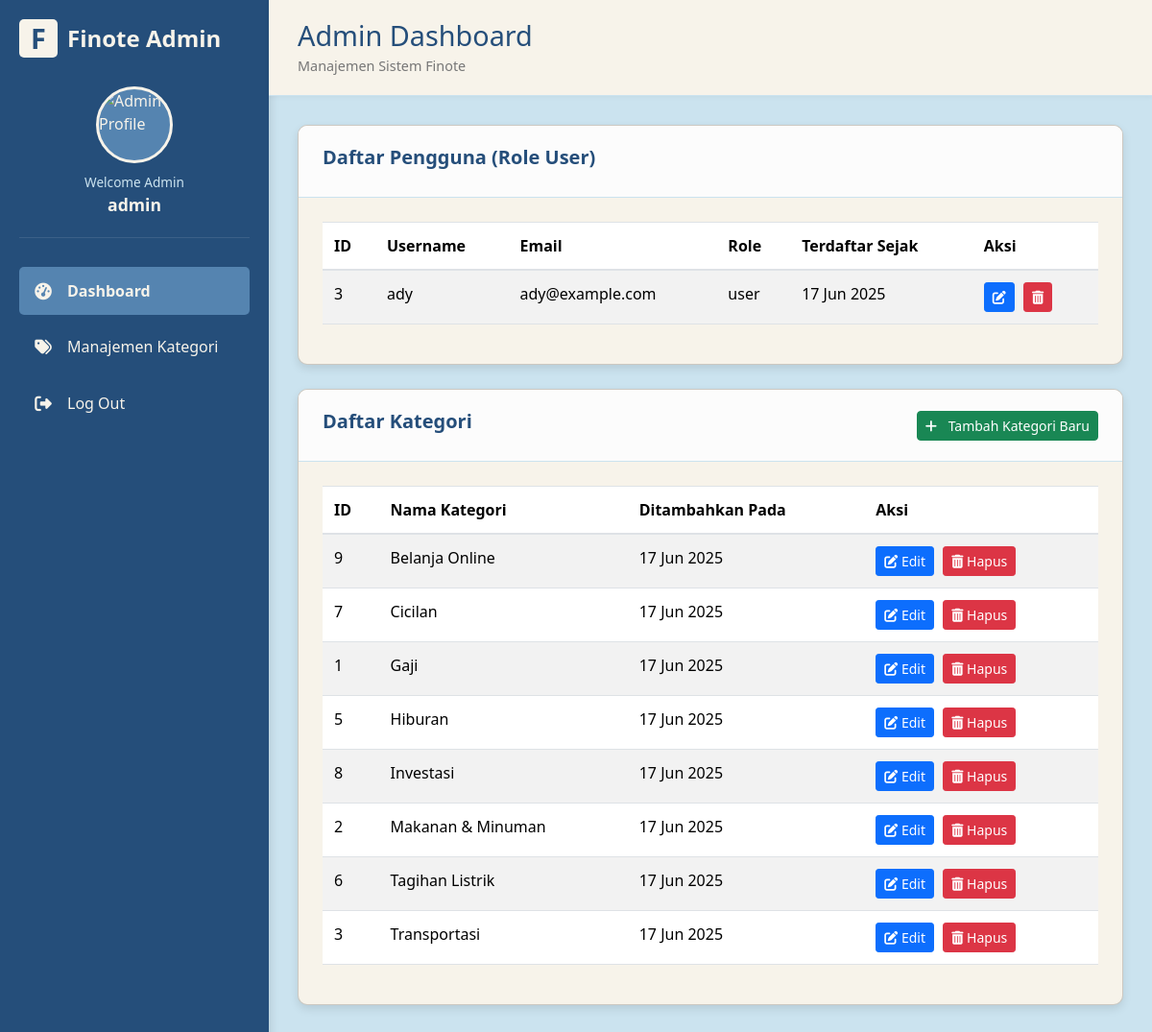
Page /admin/dashboard.php (signed in) on the committed database.
### tables this page shows
CREATE TABLE `users` (
  `id` int NOT NULL,
  `username` varchar(50) NOT NULL,
  `email` varchar(100) NOT NULL,
  `password` varchar(255) NOT NULL,
  `photo` varchar(255) DEFAULT NULL,
  `role` enum('user','admin') NOT NULL DEFAULT 'user',
  `created_at` datetime DEFAULT CURRENT_TIMESTAMP
);

CREATE TABLE `categories` (
  `id` int NOT NULL,
  `name` varchar(255) NOT NULL,
  `created_at` datetime DEFAULT CURRENT_TIMESTAMP,
  `type` enum('income','expense') NOT NULL DEFAULT 'expense'
);

### admin/dashboard.php (the view, shortened to what this page needs)
<?php
require_once '../includes/auth.php';
$admin_username = $_SESSION['username'] ?? 'Admin';
$all_users = [];
$sql_all_users = "SELECT id, username, email, role, created_at FROM users WHERE role = 'user' ORDER BY created_at DESC";
if ($stmt_all_users = $conn->prepare($sql_all_users)) {
    if ($stmt_all_users->execute()) {
        $result_all_users = $stmt_all_users->get_result();
        while ($row = $result_all_users->fetch_assoc()) {
            $all_users[] = $row;
        }
    }
}
$all_categories = [];
$sql_all_categories = "SELECT id, name, created_at FROM categories ORDER BY name ASC";
if ($stmt_all_categories = $conn->prepare($sql_all_categories)) {
    if ($stmt_all_categories->execute()) {
        $result_all_categories = $stmt_all_categories->get_result();
        while ($row = $result_all_categories->fetch_assoc()) {
            $all_categories[] = $row;
        }
    }
}
?>
<!DOCTYPE html>
<html lang="id">
<head>
    <link href="https://cdn.jsdelivr.net/npm/bootstrap@5.3.3/dist/css/bootstrap.min.css" rel="stylesheet">
    <link rel="stylesheet" href="https://cdnjs.cloudflare.com/ajax/libs/font-awesome/6.5.2/css/all.min.css" />
</head>
<body>
    <div class="sidebar">
        <div class="logo">
            <div class="logo-icon">F</div> <span>Finote Admin</span>
        </div>
        <div class="profile">
            <div class="avatar">
                <img src="<?= BASE_URL ?>/assets/admin_profile.jpeg" alt="Admin Profile">
            </div>
            <span class="welcome">Welcome Admin</span>
            <span class="name"><?php echo htmlspecialchars($admin_username); ?></span>
        </div>
        <ul class="menu">
            <li class="menu-item active">
                <a href="<?= BASE_URL ?>/admin/dashboard.php">
                    <span class="menu-icon"><i class="fas fa-tachometer-alt"></i></span>
                    <span>Dashboard</span>
                </a>
            </li>
            <li class="menu-item">
                <a href="<?= BASE_URL ?>/admin/tambah_kategori.php"> <span class="menu-icon"><i class="fas fa-tags"></i></span>
                    <span>Manajemen Kategori</span>
                </a>
            </li>
            <li class="menu-item">
                <a href="<?= BASE_URL ?>/logout.php"> <span class="menu-icon"><i class="fas fa-sign-out-alt"></i></span>
                    <span>Log Out</span>
                </a>
            </li>
        </ul>
    </div>
    <div class="main-content">
        <div class="header">
            <div class="title">
                <h1>Admin Dashboard</h1>
                <div class="subtitle">Manajemen Sistem Finote</div>
            </div>
        </div>
        <div class="content">
            <div class="card">
                <div class="card-header">
                    <div class="card-title">Daftar Pengguna (Role User)</div>
                    </div>
                <div class="card-content">
                    <?php if (empty($all_users)): ?>
                        <div class="alert alert-info" role="alert">
                            Belum ada pengguna terdaftar dengan role 'user'.
                        </div>
                    <?php else: ?>
                        <div class="table-responsive">
                            <table class="table table-striped table-hover">
                                <thead>
                                    <tr>
                                        <th>ID</th>
                                        <th>Username</th>
                                        <th>Email</th>
                                        <th>Role</th>
                                        <th>Terdaftar Sejak</th>
                                        <th>Aksi</th>
                                    </tr>
                                </thead>
                                <tbody>
                                    <?php foreach ($all_users as $user_data): ?>
                                        <tr>
                                            <td><?php echo htmlspecialchars($user_data['id']); ?></td>
                                            <td><?php echo htmlspecialchars($user_data['username']); ?></td>
                                            <td><?php echo htmlspecialchars($user_data['email']); ?></td>
                                            <td><?php echo htmlspecialchars($user_data['role']); ?></td>
                                            <td><?php echo date('d M Y', strtotime($user_data['created_at'])); ?></td>
                                            <td>
                                                <a href="<?= BASE_URL ?>/admin/users/edit.php?id=<?php echo $user_data['id']; ?>" class="btn btn-primary btn-sm btn-action" title="Edit Pengguna"><i class="fas fa-edit"></i></a>
                                                <a href="<?= BASE_URL ?>/admin/users/delete.php?id=<?php echo $user_data['id']; ?>" class="btn btn-danger btn-sm btn-action" title="Hapus Pengguna" onclick="return confirm('Apakah Anda yakin ingin menghapus pengguna ini? Semua data transaksi pengguna ini juga akan ikut terhapus!');"><i class="fas fa-trash-alt"></i></a>
                                            </td>
                                        </tr>
                                    <?php endforeach; ?>
                                </tbody>
                            </table>
                        </div>
                    <?php endif; ?>
                </div>
            </div>
            <div class="card">
                <div class="card-header">
                    <div class="card-title">Daftar Kategori</div> <a href="<?= BASE_URL ?>/admin/tambah_kategori.php" class="btn btn-success btn-sm"><i class="fas fa-plus me-2"></i> Tambah Kategori Baru</a>
                </div>
                <div class="card-content">
                    <?php if (empty($all_categories)): ?>
                        <div class="alert alert-info" role="alert">
                            Belum ada kategori yang ditambahkan.
                        </div>
                    <?php else: ?>
                        <div class="table-responsive">
                            <table class="table table-striped table-hover">
                                <thead>
                                    <tr>
                                        <th>ID</th>
                                        <th>Nama Kategori</th>
                                        <th>Ditambahkan Pada</th>
                                        <th>Aksi</th>
                                    </tr>
                                </thead>
                                <tbody>
                                    <?php foreach ($all_categories as $category): ?>
                                        <tr>
                                            <td><?php echo htmlspecialchars($category['id']); ?></td>
                                            <td><?php echo htmlspecialchars($category['name']); ?></td>
                                            <td><?php echo date('d M Y', strtotime($category['created_at'])); ?></td>
                                            <td>
                                                <a href="<?= BASE_URL ?>/admin/edit_kategori.php?id=<?php echo $category['id']; ?>" class="btn btn-primary btn-sm btn-action"><i class="fas fa-edit"></i> Edit</a>
                                                <a href="<?= BASE_URL ?>/admin/hapus_kategori.php?id=<?php echo $category['id']; ?>" class="btn btn-danger btn-sm btn-action" onclick="return confirm('Apakah Anda yakin ingin menghapus kategori ini? Kategori ini tidak dapat dihapus jika masih digunakan oleh transaksi mana pun.');"><i class="fas fa-trash-alt"></i> Hapus</a>
                                            </td>
                                        </tr>
                                    <?php endforeach; ?>
                                </tbody>
                            </table>
                        </div>
                    <?php endif; ?>
                </div>
            </div>
            </div>
    </div>
</body>
</html>

### admin/dashboard.php (style rules this page uses)
:root { --color-dark-blue: #254E7A; --color-medium-blue: #5584B0; --color-light-blue: #82C2E6; --color-baby-blue: #CBE3EF; --color-off-white: #F7F3EA; }
body { font-family: 'Segoe UI', Tahoma, Geneva, Verdana, sans-serif; background-color: var(--color-baby-blue); display: flex; min-height: 100vh; }
.sidebar { width: 280px; background-color: var(--color-dark-blue); color: var(--color-off-white); padding: 20px; box-shadow: 2px 0 10px rgba(0,0,0,0.1); flex-shrink: 0; }
.logo { display: flex; align-items: center; gap: 10px; margin-bottom: 30px; font-size: 1.5rem; font-weight: bold; }
.logo-icon { width: 40px; height: 40px; background-color: var(--color-off-white); color: var(--color-dark-blue); display: flex; align-items: center; justify-content: center; border-radius: 5px; font-weight: bold; font-size: 1.2em; }
.profile { display: flex; flex-direction: column; align-items: center; margin-bottom: 30px; padding-bottom: 20px; border-bottom: 1px solid rgba(255,255,255,0.1); }
.avatar { width: 80px; height: 80px; border-radius: 50%; background-color: var(--color-medium-blue); margin-bottom: 10px; overflow: hidden; border: 3px solid var(--color-off-white); }
.avatar img { width: 100%; height: 100%; object-fit: cover; }
.welcome { font-size: 0.85rem; color: var(--color-baby-blue); }
.name { font-weight: 600; font-size: 1.1rem; color: var(--color-off-white); }
.menu { list-style: none; padding: 0; margin: 0; }
.menu-item { display: flex; align-items: center; padding: 12px 15px; border-radius: 5px; margin-bottom: 8px; cursor: pointer; transition: background-color 0.3s, color 0.3s; }
.menu-item.active { background-color: var(--color-medium-blue); color: var(--color-off-white); font-weight: 600; }
.menu-item a { color: inherit; text-decoration: none; display: flex; align-items: center; width: 100%; }
.menu-icon { margin-right: 15px; width: 20px; text-align: center; font-size: 1.1em; }
.main-content { flex: 1; display: flex; flex-direction: column; }
.header { background-color: var(--color-off-white); padding: 20px 30px; border-bottom: 1px solid var(--color-baby-blue); display: flex; justify-content: space-between; align-items: center; box-shadow: 0 1px 5px rgba(0,0,0,0.05); flex-shrink: 0; }
.title h1 { font-size: 1.8rem; margin-bottom: 3px; color: var(--color-dark-blue); }
.subtitle { font-size: 0.9rem; color: #777; }
.content { padding: 30px; flex: 1; overflow-y: auto; }
.card { background-color: var(--color-off-white); border-radius: 10px; box-shadow: 0 4px 10px rgba(0, 0, 0, 0.1); overflow: hidden; margin-bottom: 25px; }
.card-header { padding: 18px 25px; border-bottom: 1px solid var(--color-baby-blue); background-color: #fcfcfc; display: flex; justify-content: space-between; align-items: center; }
.card-title { font-size: 1.25rem; font-weight: 600; color: var(--color-dark-blue); }
.card-content { padding: 25px; }
.table-responsive { overflow-x: auto; }
.table { width: 100%; margin-bottom: 1rem; color: #212529; border-collapse: collapse; }
.table th, .table td { padding: 0.75rem; vertical-align: top; border-top: 1px solid #dee2e6; }
.table thead th { vertical-align: bottom; border-bottom: 2px solid #dee2e6; }
.table-striped tbody tr:nth-of-type(odd) { background-color: rgba(0, 0, 0, 0.05); }
.btn-action { margin-right: 5px; }
.btn-action.btn-sm { padding: .25rem .5rem; font-size: .875rem; border-radius: .2rem; }

### rows in the picture
users: id "3", username "ady", email "ady@example.com", role "user", created_at "17 Jun 2025"
categories: id "9", name "Belanja Online", created_at "17 Jun 2025"
categories: id "7", name "Cicilan", created_at "17 Jun 2025"
categories: id "1", name "Gaji", created_at "17 Jun 2025"
categories: id "5", name "Hiburan", created_at "17 Jun 2025"
categories: id "8", name "Investasi", created_at "17 Jun 2025"
categories: id "2", name "Makanan & Minuman", created_at "17 Jun 2025"
categories: id "6", name "Tagihan Listrik", created_at "17 Jun 2025"
categories: id "3", name "Transportasi", created_at "17 Jun 2025"

### other values in the picture
$admin_username "admin"
